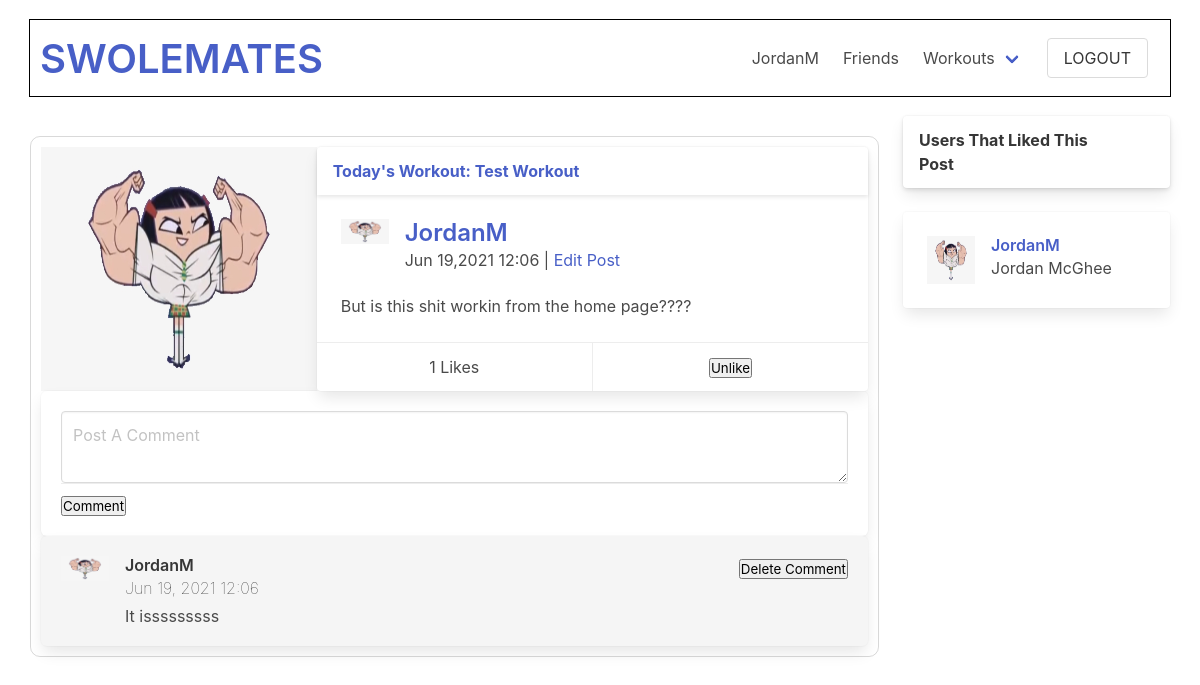
Page /swolemates/post/26 (signed in) on the earlier database version.
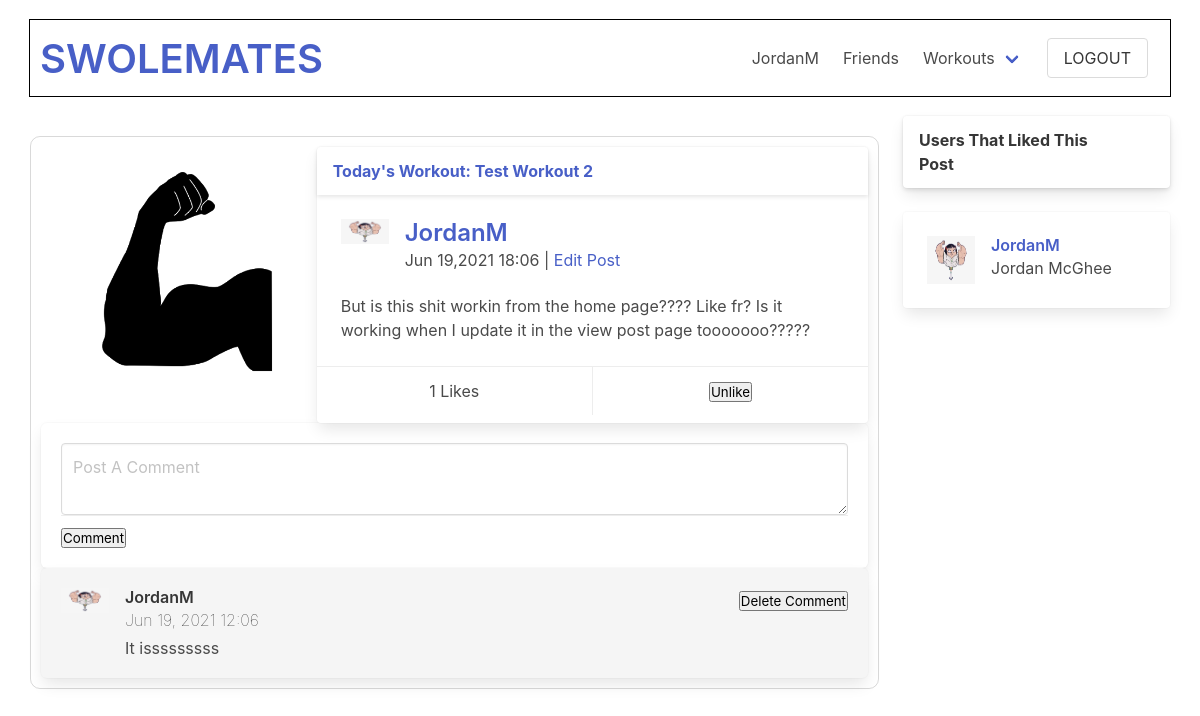
Same page on the later database version.
### swolemates_app/models.py (models this page shows, shortened)
class Post(models.Model):
    content = models.TextField()
    image = models.ImageField(null=True, blank=True, upload_to = "images/")
    posted_by = models.ForeignKey(User, related_name="posts", on_delete=models.CASCADE)
    liked_by = models.ManyToManyField(User, related_name="liked_posts", blank=True)
    workout = models.ForeignKey(Workout, null=True, blank=True, related_name="posts", on_delete=models.SET_NULL)
    objects = PostCommentManager()
    created_at = models.DateTimeField(auto_now_add=True)
    updated_at = models.DateTimeField(auto_now=True)

class Workout(models.Model):
    name = models.CharField(max_length=50)
    created_by = models.ForeignKey(User, related_name="workouts", on_delete=models.CASCADE)
    liked_by = models.ManyToManyField(User, related_name="liked_workouts", blank=True)
    objects = WorkoutManager()
    created_at = models.DateTimeField(auto_now_add=True)
    updated_at = models.DateTimeField(auto_now=True)

class User(models.Model):
    first_name = models.CharField(max_length = 50)
    last_name = models.CharField(max_length = 50)
    username = models.CharField(max_length=45, unique=True)
    email = models.EmailField(unique=True)
    password = models.CharField(max_length = 60)
    profile_photo = models.ImageField(default='default.png', upload_to = "images/")
    bio = models.TextField(blank=True, null=True)
    fav_exercises = models.TextField(blank=True, null=True)
    objects = UserManager()
    friends = models.ManyToManyField('self', blank=True)
    created_at = models.DateTimeField(auto_now_add=True)
    updated_at = models.DateTimeField(auto_now=True)
    def __str__(self):
        return self.username

### swolemates_app/views.py (the view)
# urls.py: path('swolemates/post/<int:post_id>', views.view_post),
def view_post(request,post_id):
    post = Post.objects.get(id=post_id)
    context = {
        "user": User.objects.get(id=request.session["user_id"]),
        "profile": post.posted_by,
        "post": post,
    }
    return render(request, "post_view.html", context)

### swolemates_app/templates/post_view.html (shortened to what the changed rows need)
<!DOCTYPE html>
<html lang="en">
<head>
    <link rel="stylesheet" href="https://cdn.jsdelivr.net/npm/bulma@0.9.3/css/bulma.min.css">
    {% load static %}
    <link rel="stylesheet" href="{% static 'css/home_page.css' %}">
</head>
<body>
    <div id="wrapper">
    <div class="tile is-ancestor is-align-items-flex-start">
        <div class="tile is-parent is-vertical is-9">
            <div class="tile is-child is-vertical">
                <div class="post">
                    <div class="tile is-12">
                            {% if post.image %}
                                <div class="tile is-4">
                                    <img src="/media/{{post.image}}" alt="{{post.posted_by}} image">
                                </div>
                            {% endif %}
                            <div class="tile" id="test">
                                <div class="card">
                                    {% if post.workout %}
                                    <header class="card-header">
                                        <p class="card-header-title">
                                            <a href="/swolemates/workout/{{post.workout.id}}">Today's Workout: {{post.workout.name}}</a>
                                        </p>
                                    </header>
                                    {% endif %}
                                    <div class="card-content">
                                        <div class="media">
                                            <div class="media-left">
                                                <figure class="image is-48x48">
                                                <img src="/media/{{post.posted_by.profile_photo}}" alt="profile photo">
                                                </figure>
                                            </div>
                                            <div class="media-content">
                                                <p class="title is-4"><a href="/swolemates/user/{{post.posted_by.username}}">{{post.posted_by}}</a></p>
                                                <p class="subtitle is-6">{{post.updated_at|date:"M d,Y H:m "}} {% if post.posted_by == user %}|  <a href="/swolemates/post/{{post.id}}/edit">Edit Post</a> {% endif %}</p>
                                            </div>
                                        </div>
                                        <div class="content">
                                            <p>{{post.content}}</p>
                                        </div>
                                    </div>
                                    <footer class="card-footer">
                                        <p class="card-footer-item">{{post.liked_by.all|length}} Likes</p>
                                        {% if user in post.liked_by.all %}
                                            <div class="card-footer-item">
                                                <form action="/swolemates/post/{{post.id}}/remove_like" method="POST" >
                                                </form>
                                            </div>
                                        {% endif %}
                                    </footer>
                                </div>
                            </div>
                    </div>
                </div>
            </div>
        </div>
        </div>
    </div>
</body>
</html>

Differences in the rows shown:
changed Post "JordanM": image: a different picture; workout.name "Test Workout" → "Test Workout 2"; updated_at "Jun 19,2021 12:06" → "Jun 19,2021 18:06"; content "But is this shit workin from the home page????" → "But is this shit workin from the home page???? Like fr? Is it working when I update it in the view post page tooooooo?????"
